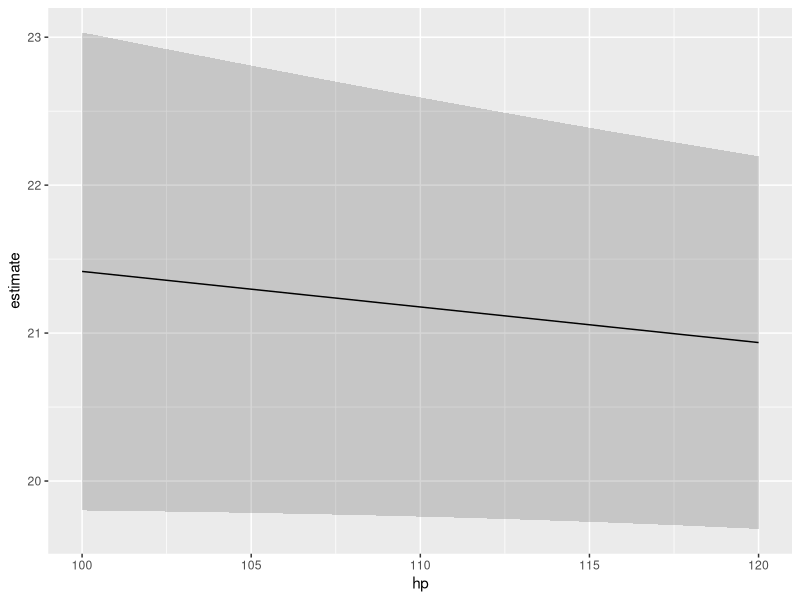

This chart was generated by the following R code:
## ---- chunk 1
options(width = 1000)
knitr::opts_chunk$set(
  collapse = TRUE,
  fig.width = 6,
  fig.asp = .4,
  warning = FALSE,
  message = FALSE,
  comment = "#>"
)
library("tidyverse")
library("kableExtra")
## ---- chunk 2
library(marginaleffects)

dat <- mtcars
dat$cyl <- as.factor(dat$cyl)
dat$am <- as.logical(dat$am)
mod <- lm(mpg ~ hp + cyl + am, data = dat)
## ---- chunk 3
p <- predictions(
    mod,
    newdata = datagrid(am = unique, cyl = unique))
## ---- chunk 4
library(tidyverse)
library(kableExtra)
pred <- p |>
    select(cyl, am, estimate) |>
    pivot_wider(names_from = "am", values_from = "estimate") |>
    rowwise() |>
    mutate(`Marginal means by cyl` = mean(c(`TRUE`, `FALSE`)))
row <- data.frame(x = "Marginal means by am",
                  y = mean(pred[["TRUE"]]),
                  z = mean(pred[["FALSE"]]))
colnames(row) <- colnames(pred)[1:3]
pred <- bind_rows(pred, row)
for (i in 2:ncol(pred)) {
    pred[[i]] <- sprintf("%.1f", pred[[i]])
}
pred[pred == "NA"] <- ""
kbl(pred) |> 
    kable_styling() |>
    add_header_above(c(" " = 1, "am" = 2, " " = 1))
## ---- chunk 5
predictions(
    mod,
    by = "am",
    newdata = datagrid(am = unique, cyl = unique))
## ---- chunk 6
predictions(
    mod,
    by = "cyl",
    newdata = "balanced")
## ---- chunk 7
predictions(
    mod,
    by = c("am", "cyl"),
    newdata = "balanced")
## ---- chunk 8
library(emmeans)
emmeans(mod, specs = ~cyl)
emmeans(mod, specs = ~cyl + am)
## ---- chunk 9
library(ggplot2)

mod <- lm(mpg ~ hp + factor(cyl), data = mtcars)

p <- predictions(mod,
    by = "hp",
    newdata = datagrid(
        model = mod,
        hp = seq(100, 120, length.out = 10),
        cyl = mtcars$cyl))

ggplot(p) +
    geom_ribbon(aes(hp, ymin = conf.low, ymax = conf.high), alpha = .2) +
    geom_line(aes(hp, estimate))
